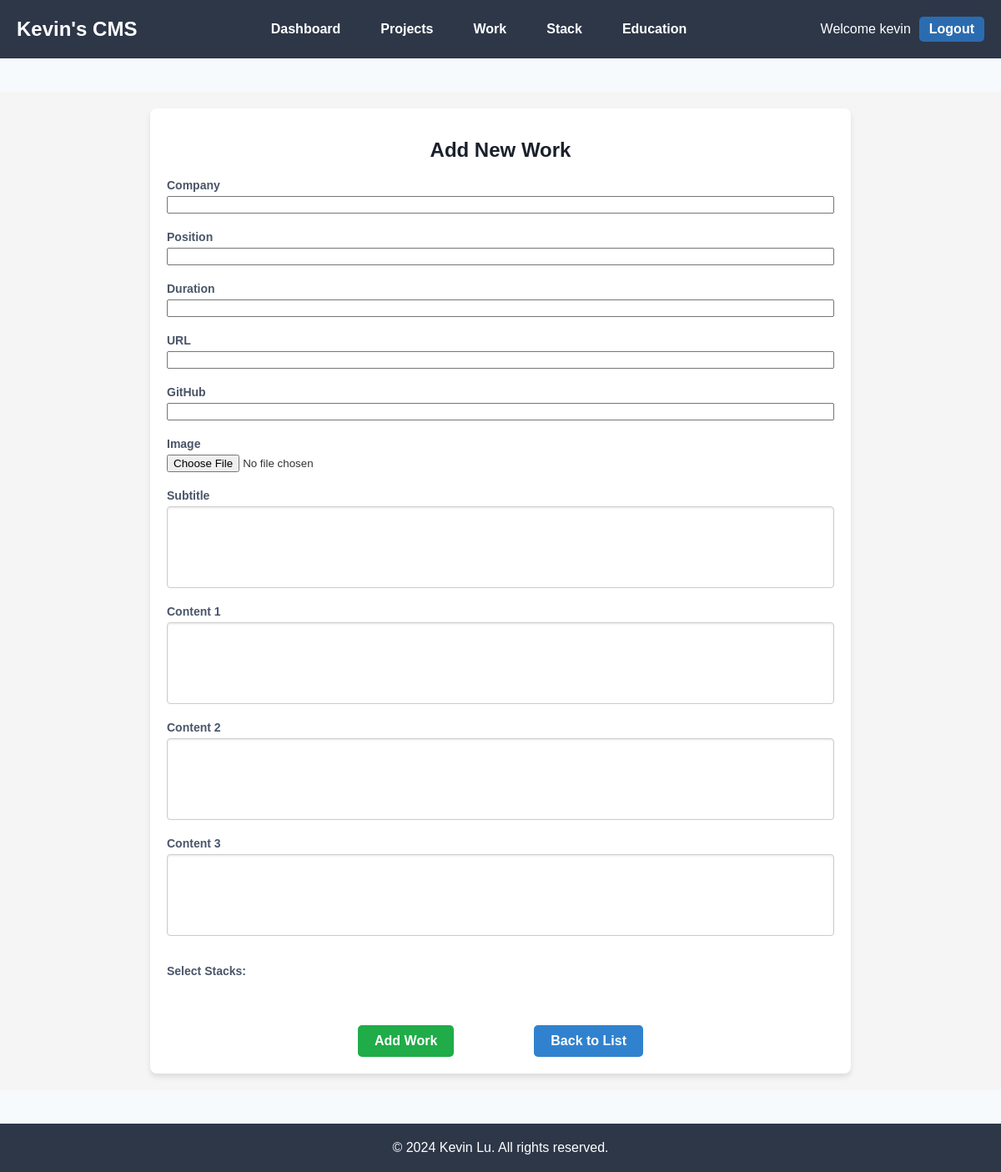
The page /works/add/ (signed in) on the database as committed earlier.
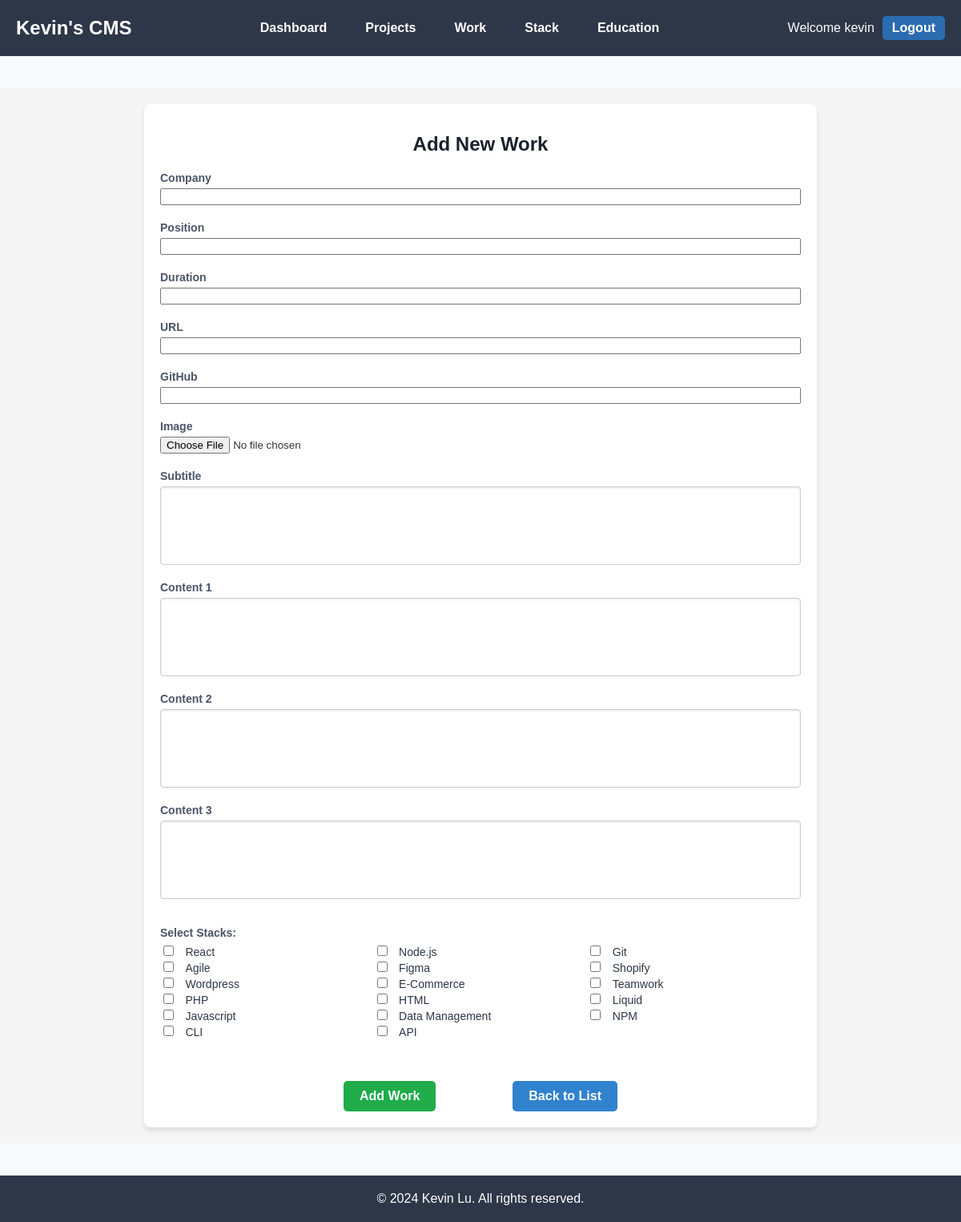
The same page on the database as committed later.
### main/models.py (models this page shows, shortened)
class Stack(models.Model):
    name = models.CharField(max_length=100)
    url = models.URLField(null=True, blank=True)
    image = models.ImageField(upload_to='stacks/',null=True, blank=True)
    created = models.DateTimeField(auto_now_add=True)
    updated = models.DateTimeField(auto_now=True)

### main/views.py (the view)
# urls.py: path('works/add/', views.add_work, name='add-work'),
@login_required
def add_work(request):
    if request.method == 'POST':
        form = WorkForm(request.POST, request.FILES)
        if form.is_valid():
            work = form.save(commit=False)
            selected_stacks = request.POST.getlist("stacks")
            form.save()
            if selected_stacks:
                work.stacks.set(selected_stacks)
            return redirect('work-list')
    else:
        form = WorkForm()
        stacks = Stack.objects.all()
    return render(request, 'main/works/add_work.html', {'form': form,"stacks": stacks})

### main/forms.py
class WorkForm(forms.ModelForm):
    class Meta:
        model = Work
        fields = ['title', 'position', 'duration', 'url', 'github', 'image', 'subtitle', 'content1', 'content2', 'content3']

### main/templates/main/works/add_work.html (shortened to what this page needs)
{% extends 'main/base.html' %}
{% block content %}
<div class="page-background">
    <div class="form-container">
        <h1 class="form-heading">Add New Work</h1>
        <form method="POST" enctype="multipart/form-data" class="form">
            <div class="form-grid">
                <div class="form-group">
                    <label for="id_title" class="form-label">Company</label>
                    {{ form.title }}
                </div>
                <div class="form-group">
                    <label for="id_position" class="form-label">Position</label>
                    {{ form.position }}
                </div>
                <div class="form-group">
                    <label for="id_duration" class="form-label">Duration</label>
                    {{ form.duration }}
                </div>
                <div class="form-group">
                    <label for="id_url" class="form-label">URL</label>
                    {{ form.url }}
                </div>
                <div class="form-group">
                    <label for="id_github" class="form-label">GitHub</label>
                    {{ form.github }}
                </div>
                <div class="form-group">
                    <label for="id_image" class="form-label">Image</label>
                    {{ form.image }}
                </div>
                <div class="form-group">
                    <label for="id_subtitle" class="form-label">Subtitle</label>
                    {{ form.subtitle }}
                </div>
                <div class="form-group">
                    <label for="id_content1" class="form-label">Content 1</label>
                    {{ form.content1 }}
                </div>
                <div class="form-group">
                    <label for="id_content2" class="form-label">Content 2</label>
                    {{ form.content2 }}
                </div>
                <div class="form-group">
                    <label for="id_content3" class="form-label">Content 3</label>
                    {{ form.content3 }}
                </div>
                <div class="form-group">
                    <p class="form-label">Select Stacks:</p>
                    <div class="checkbox-grid">
                        {% for stack in stacks %}
                        <div class="checkbox-container">
                            <input type="checkbox" name="stacks" value="{{ stack.id }}" id="stack_{{ stack.id }}" class="checkbox">
                            <label for="stack_{{ stack.id }}" class="checkbox-label">{{ stack.name }}</label>
                        </div>
                        {% endfor %}
                    </div>
                </div>
                <div class="form-button">
                    <button type="submit" class="submit-button">Add Work</button>
                    <a href="{% url 'work-list' %}" class="submit-back">
                        Back to List
                    </a>
                </div>
            </div>
        </form>
    </div>
</div>
{% endblock %}

Rows that differ between the two databases and show on the page:
added Stack: name "React"
added Stack: name "Node.js"
added Stack: name "Git"
added Stack: name "Agile"
added Stack: name "Figma"
added Stack: name "Shopify"
added Stack: name "Wordpress"
added Stack: name "E-Commerce"
added Stack: name "Teamwork"
added Stack: name "PHP"
added Stack: name "HTML"
added Stack: name "Liquid"
added Stack: name "Javascript"
added Stack: name "Data Management"
added Stack: name "NPM"
added Stack: name "CLI"
added Stack: name "API"
